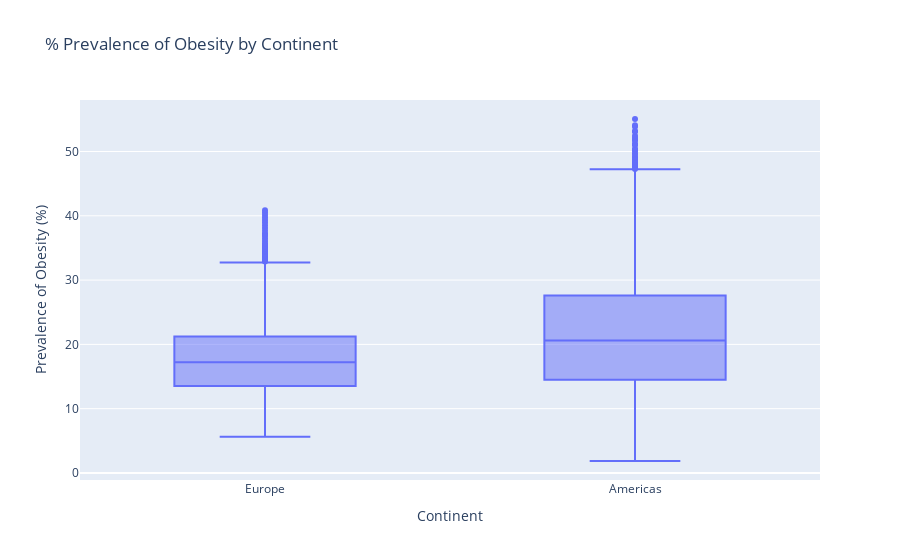

Notebook source saved alongside this figure:
### Code cell
fig = px.box(who_obesity_data, x = 'ParentLocation', y = 'NumericValue',
            title = "% Prevalence of Obesity by Continent",
             labels = {"ParentLocation": "Continent", "NumericValue": "Prevalence of Obesity (%)"}
            )
fig.show()

### Figure 1 — Plotly figure (JSON) as saved in the notebook; plotly's stock layout.template omitted (floating-point values rounded to 4 significant figures; data arrays with more than 128 entries replaced by an {"elided": "..."} marker saying what was removed)
{"data": [{"alignmentgroup": "True", "hovertemplate": "Continent=%{x}<br>Prevalence of Obesity (%)=%{y}<extra></extra>", "legendgroup": "", "marker": {"color": "#636efa"}, "name": "", "notched": false, "offsetgroup": "", "orientation": "v", "showlegend": false, "type": "box", "x": {"elided": "8811 str values"}, "x0": " ", "xaxis": "x", "y": {"elided": "8811 float values"}, "y0": " ", "yaxis": "y"}], "layout": {"autosize": true, "boxmode": "group", "dragmode": "zoom", "legend": {"tracegroupgap": 0}, "title": {"text": "% Prevalence of Obesity by Continent"}, "xaxis": {"anchor": "y", "autorange": true, "domain": [0, 1], "range": [-0.5, 1.5], "title": {"text": "Continent"}, "type": "category"}, "yaxis": {"anchor": "x", "autorange": true, "domain": [0, 1], "range": [-1.095, 58.01], "title": {"text": "Prevalence of Obesity (%)"}, "type": "linear"}}}
